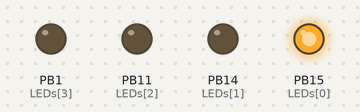
The sketch below on a simulated STM32 Blue Pill. On the bench: output pins drawn as LEDs (lit = HIGH).

Above: at 0.2 s.
At 1.2 s:
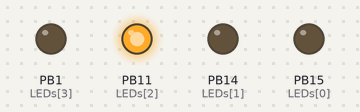
At 1.95 s:
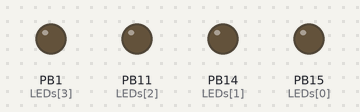
At 2.7 s:
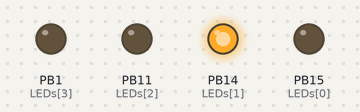
At 3.7 s:
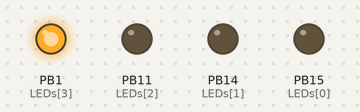
Timing chart, 0 to 4.6 s (numbered marks = the images above):
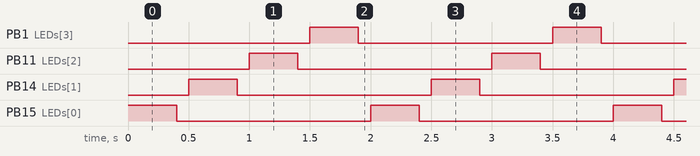

Measured:
- by itself, PB1 (LEDs[3]), PB11 (LEDs[2]), PB14 (LEDs[1]), PB15 (LEDs[0]): alternates HIGH for 0.40 s and LOW for 1.6 s
- by itself, everything shown: repeats every 2.0 s, in 8 steps

The sketch:

go3_led4.ino
```cpp
int LEDs[] = {PB15, PB14, PB11 ,PB1}; // GD32
// int LEDs[] = {PA8}; // MM32
int LEDsize = 4;

void setup() {
  for (int i=0; i<LEDsize; i++) {
    pinMode(LEDs[i],OUTPUT);
  }
}

void loop() {
  for (int i=0; i<LEDsize; i++) {
    digitalWrite(LEDs[i],HIGH);
    delay(400);
    digitalWrite(LEDs[i],LOW);
    delay(100);
  }
}
```
